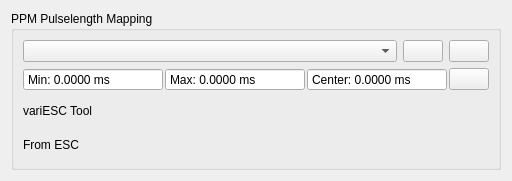
<?xml version="1.0" encoding="UTF-8"?>
<ui version="4.0">
 <class>PpmMap</class>
 <widget class="QWidget" name="PpmMap">
  <property name="geometry">
   <rect>
    <x>0</x>
    <y>0</y>
    <width>512</width>
    <height>181</height>
   </rect>
  </property>
  <property name="windowTitle">
   <string>Form</string>
  </property>
  <layout class="QVBoxLayout" name="verticalLayout_2">
   <item>
    <widget class="QGroupBox" name="groupBox">
     <property name="title">
      <string>PPM Pulselength Mapping</string>
     </property>
     <layout class="QVBoxLayout" name="verticalLayout">
      <item>
       <layout class="QHBoxLayout" name="horizontalLayout">
        <item>
         <widget class="QComboBox" name="controlTypeBox">
          <property name="toolTip">
           <string>Choose the control type. Some control types have centered input, some don't.</string>
          </property>
         </widget>
        </item>
        <item>
         <widget class="QPushButton" name="helpButton">
          <property name="sizePolicy">
           <sizepolicy hsizetype="Fixed" vsizetype="Fixed">
            <horstretch>0</horstretch>
            <verstretch>0</verstretch>
           </sizepolicy>
          </property>
          <property name="toolTip">
           <string>Show help</string>
          </property>
          <property name="text">
           <string/>
          </property>
          <property name="icon">
           <iconset resource="../res.qrc">
            <normaloff>:/res/icons/Help-96.png</normaloff>:/res/icons/Help-96.png</iconset>
          </property>
         </widget>
        </item>
        <item>
         <widget class="QPushButton" name="applyButton">
          <property name="sizePolicy">
           <sizepolicy hsizetype="Fixed" vsizetype="Fixed">
            <horstretch>0</horstretch>
            <verstretch>0</verstretch>
           </sizepolicy>
          </property>
          <property name="toolTip">
           <string>Apply min, max and center to variESC Tool configuration</string>
          </property>
          <property name="text">
           <string/>
          </property>
          <property name="icon">
           <iconset resource="../res.qrc">
            <normaloff>:/res/icons/apply.png</normaloff>:/res/icons/apply.png</iconset>
          </property>
          <property name="iconSize">
           <size>
            <width>45</width>
            <height>16</height>
           </size>
          </property>
         </widget>
        </item>
       </layout>
      </item>
      <item>
       <layout class="QHBoxLayout" name="horizontalLayout_2">
        <property name="spacing">
         <number>2</number>
        </property>
        <item>
         <widget class="QDoubleSpinBox" name="minBox">
          <property name="toolTip">
           <string>Measured minimum pulselength</string>
          </property>
          <property name="readOnly">
           <bool>true</bool>
          </property>
          <property name="buttonSymbols">
           <enum>QAbstractSpinBox::NoButtons</enum>
          </property>
          <property name="prefix">
           <string>Min: </string>
          </property>
          <property name="suffix">
           <string> ms</string>
          </property>
          <property name="decimals">
           <number>4</number>
          </property>
          <property name="maximum">
           <double>100.000000000000000</double>
          </property>
          <property name="singleStep">
           <double>0.010000000000000</double>
          </property>
         </widget>
        </item>
        <item>
         <widget class="QDoubleSpinBox" name="maxBox">
          <property name="toolTip">
           <string>Measured maximum pulselength</string>
          </property>
          <property name="readOnly">
           <bool>true</bool>
          </property>
          <property name="buttonSymbols">
           <enum>QAbstractSpinBox::NoButtons</enum>
          </property>
          <property name="prefix">
           <string>Max: </string>
          </property>
          <property name="suffix">
           <string> ms</string>
          </property>
          <property name="decimals">
           <number>4</number>
          </property>
          <property name="maximum">
           <double>100.000000000000000</double>
          </property>
          <property name="singleStep">
           <double>0.010000000000000</double>
          </property>
         </widget>
        </item>
        <item>
         <widget class="QDoubleSpinBox" name="centerBox">
          <property name="readOnly">
           <bool>true</bool>
          </property>
          <property name="buttonSymbols">
           <enum>QAbstractSpinBox::NoButtons</enum>
          </property>
          <property name="prefix">
           <string>Center: </string>
          </property>
          <property name="suffix">
           <string> ms</string>
          </property>
          <property name="decimals">
           <number>4</number>
          </property>
         </widget>
        </item>
        <item>
         <widget class="QPushButton" name="resetButton">
          <property name="sizePolicy">
           <sizepolicy hsizetype="Fixed" vsizetype="Fixed">
            <horstretch>0</horstretch>
            <verstretch>0</verstretch>
           </sizepolicy>
          </property>
          <property name="toolTip">
           <string>Reset min and max</string>
          </property>
          <property name="text">
           <string/>
          </property>
          <property name="icon">
           <iconset resource="../res.qrc">
            <normaloff>:/res/icons/Restart-96.png</normaloff>:/res/icons/Restart-96.png</iconset>
          </property>
         </widget>
        </item>
       </layout>
      </item>
      <item>
       <layout class="QGridLayout" name="gridLayout" columnstretch="0,1">
        <item row="0" column="0">
         <widget class="QLabel" name="label">
          <property name="toolTip">
           <string>variESC Tool preview with the current settings.</string>
          </property>
          <property name="text">
           <string>variESC Tool</string>
          </property>
         </widget>
        </item>
        <item row="0" column="1">
         <widget class="DisplayPercentage" name="display" native="true">
          <property name="minimumSize">
           <size>
            <width>0</width>
            <height>25</height>
           </size>
          </property>
          <property name="toolTip">
           <string>variESC Tool preview with the current settings.</string>
          </property>
         </widget>
        </item>
        <item row="1" column="0">
         <widget class="QLabel" name="label_2">
          <property name="toolTip">
           <string>Current ESC output. Will be updated after writing the app configuration.</string>
          </property>
          <property name="text">
           <string>From ESC</string>
          </property>
         </widget>
        </item>
        <item row="1" column="1">
         <widget class="DisplayPercentage" name="displayVesc" native="true">
          <property name="minimumSize">
           <size>
            <width>0</width>
            <height>25</height>
           </size>
          </property>
          <property name="toolTip">
           <string>Current ESC output. Will be updated after writing the app configuration.</string>
          </property>
         </widget>
        </item>
       </layout>
      </item>
     </layout>
     <zorder>display</zorder>
     <zorder>controlTypeBox</zorder>
     <zorder>resetButton</zorder>
     <zorder>helpButton</zorder>
     <zorder>applyButton</zorder>
     <zorder>centerBox</zorder>
     <zorder>label</zorder>
     <zorder>label_2</zorder>
     <zorder>displayVesc</zorder>
    </widget>
   </item>
  </layout>
 </widget>
 <customwidgets>
  <customwidget>
   <class>DisplayPercentage</class>
   <extends>QWidget</extends>
   <header>widgets/displaypercentage.h</header>
   <container>1</container>
  </customwidget>
 </customwidgets>
 <resources>
  <include location="../res.qrc"/>
 </resources>
 <connections/>
</ui>
